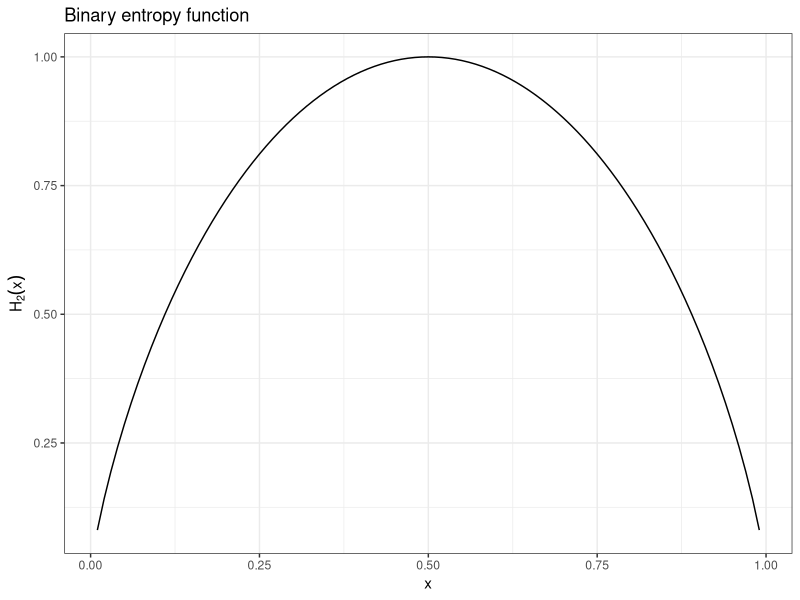
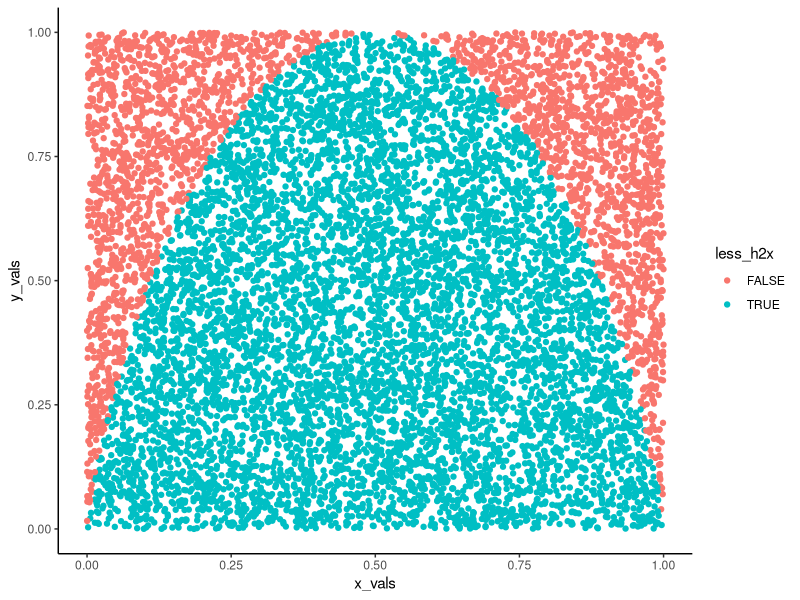
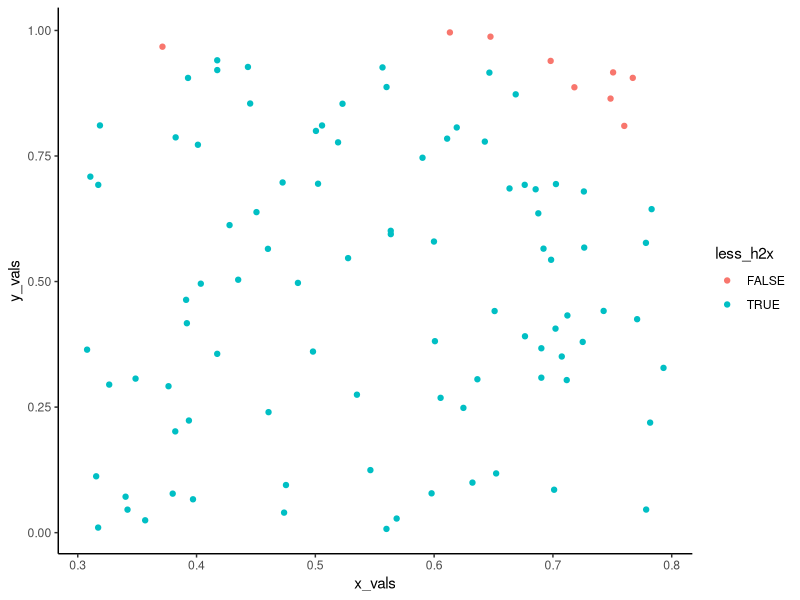
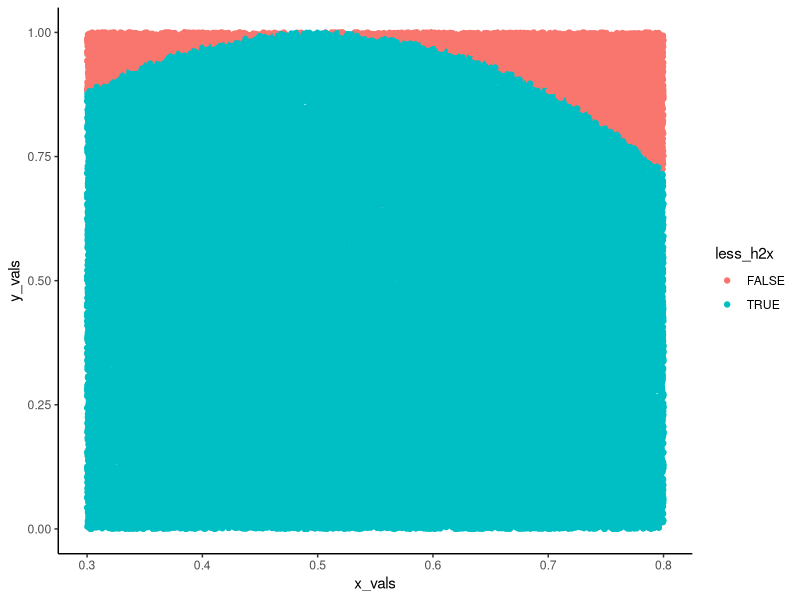

Write the R code that produced these figures, in order.
## ---- chunk 1
### Binary entropy function.
### This function takes on an x between zero and one and returns the H2(x) of this value

h2x <- function (x){
  x * log2(1/x) + (1-x) * log2(1/(1-x)) #Note that the binary entropy function 
}

h2x_df <- data.frame(x = seq(0.01, 0.99, 0.01), h2x = h2x(seq(0.01, 0.99, 0.01)))

library(ggplot2)

ggplot(h2x_df, aes(x = x, y = h2x)) +
  geom_line() +
  theme_bw() +
  labs(
    title = "Binary entropy function",
  ) +
  ylab(bquote(H[2](x)))


## ---- chunk 2
library(dplyr)
##library(purrr) - I thought I'd need purr. Then i realized how simple this is if we vectorize :)

##First set up a base DF, with 10000 sims.

sampler_results <- data.frame(x_vals = runif(10000, 0, 1), 
                              y_vals = runif(10000, 0, 1)) %>%
  ##Next check if the values are less than the H2(x) values
  mutate(
    h2x_vals = h2x(x_vals),
    less_h2x = if_else(y_vals <= h2x_vals, TRUE, FALSE) #I broke this up into two steps, so I can check if the intermediate steps work the way they should :)
  )


## ---- chunk 3

area_under_curve <- sampler_results %>%
  summarize(
    n_total = n(),
    under_curve = sum(less_h2x),
    area = under_curve / n_total
  ) %>%
  pull(area)

area_under_curve

## ---- chunk 4
sampler_results %>%
  ggplot(aes(x = x_vals, y = y_vals, color = less_h2x)) +
  geom_point() +
  theme_classic()
## ---- chunk 5
sample_h2x <- function (x1, x2, n_sims){
  ### Takes on values of x and returns the H2(x) integral between those values.
  ### Assumes x1 < x2 and 0 < x1, x2 < 1
  
  
  sampler_results <- data.frame(x_vals = runif(n_sims, x1, x2), 
                              y_vals = runif(n_sims, 0, 1)) %>%
  ##Next check if the values are less than the H2(x) values
  mutate(
    h2x_vals = h2x(x_vals),
    less_h2x = if_else(y_vals <= h2x_vals, TRUE, FALSE) #I broke this up into two steps, so I can check if the intermediate steps work the way they should :)
  )
  
  sampler_results
}


#Run a visual test

sample_h2x(0.3, 0.8, 100) %>%
  ggplot(aes(x = x_vals, y = y_vals, color = less_h2x)) +
  geom_point() +
  theme_classic()

sample_h2x(0.3, 0.8, 100000) %>%
  ggplot(aes(x = x_vals, y = y_vals, color = less_h2x)) +
  geom_point() +
  theme_classic()

## ---- chunk 6
read_h2x_mc <- function (mc_results, x1, x2, y1 = 0, y2 = 1){
  ###The function takes on the raw MC results and returns the area under the curve between X1 and x2.
  
  area_checked <- (x2 - x1) * (y2 - y1)
  
  result <- mc_results %>%
    summarize(
      n_total = n(),
      n_under = sum(less_h2x),
      area_under_curve = area_checked * n_under / n_total
    ) %>%
    pull(area_under_curve)
    
  
  round(result[1], 3) #Return as a single value, not a vector
  
}

##Test
sample_h2x(0, 1, 10000) %>%
  read_h2x_mc(x1 = 0, x2 = 1)




## ---- chunk 7
wrap_h2x_mc <- function (x1, x2, y1 = 0, y2 = 0, n_sims){
  ###Wrapper function chaining the actual MC simulation and the result reader
  
  sample_h2x(x1, x2, n_sims) %>%
    read_h2x_mc(x1, x2)
  
}

##Test
wrap_h2x_mc(x1= 0.2, x2 = 0.35, n_sims = 5000)



## ---- chunk 8
wrap_control_h2x_mc <- function (x1, x2, target_sd, num_mcs){
  ### The function takes on arguments relating to the range over which we want to integrate and returns the distribution of num_mcs results, with an SD of less than the target_sd.
  ### Assumes x1>x2
  
  ## Calculate max y
  y2 <- data.frame(x_values = seq(x1, x2, length.out = 100)) %>%
    mutate(y_values = h2x(x_values)) %>%
    summarize(max_y = max(y_values, na.rm = TRUE)) %>%
    pull(max_y)
  
  y2 <- min(1, y2 + 0.01) #What we want to do here is make sure that the upper sampler level is over the actual maximum within a given range

  ## Set up the vector  to track the different MC results
  n_sims <- 1000
  mc_sigma <- 20 #Set a too high starting MC sigma to avoid the while loop from not working
  
  while (mc_sigma > target_sd) {
    mc_results <- c()
    
    for (i in 1:num_mcs) {
      indiv_mc_result <- sample_h2x(x1, x2, n_sims) %>%
        read_h2x_mc(x1, x2, y1 = 0, y2 = y2)
      
      mc_results <- c(mc_results, indiv_mc_result)
      
    }
    n_sims <- n_sims * 2
    mc_sigma <- sd(mc_results)
    mc_mu <- mean(mc_results)
    
  }
  
  final_result <- c(mc_mu, mc_sigma, n_sims)
  names(final_result) <- c("mc_mu", "mc_sigma", "n_sims")
  
  final_result
  
  
}


##Test
wrap_control_h2x_mc(x1 = 0, x2=  1, target_sd = 0.001, num_mcs = 5)
wrap_control_h2x_mc(x1 = 0, x2 = 0.2, target_sd = 0.000001, num_mcs = 5)
